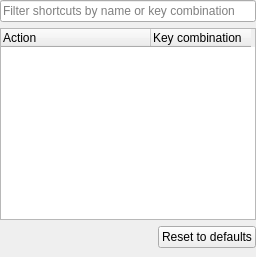
         <widget class="QWidget" name="shortcutsPage">
          <layout class="QVBoxLayout" name="verticalLayout_28">
           <property name="leftMargin">
            <number>0</number>
           </property>
           <property name="topMargin">
            <number>0</number>
           </property>
           <property name="rightMargin">
            <number>0</number>
           </property>
           <property name="bottomMargin">
            <number>0</number>
           </property>
           <item>
            <widget class="QLineEdit" name="shortcutsFilterEdit">
             <property name="placeholderText">
              <string>Filter shortcuts by name or key combination</string>
             </property>
            </widget>
           </item>
           <item>
            <widget class="QTreeWidget" name="shortcutsTable">
             <property name="focusPolicy">
              <enum>Qt::FocusPolicy::NoFocus</enum>
             </property>
             <property name="editTriggers">
              <set>QAbstractItemView::EditTrigger::NoEditTriggers</set>
             </property>
             <property name="showDropIndicator" stdset="0">
              <bool>false</bool>
             </property>
             <property name="alternatingRowColors">
              <bool>true</bool>
             </property>
             <property name="selectionMode">
              <enum>QAbstractItemView::SelectionMode::NoSelection</enum>
             </property>
             <property name="indentation">
              <number>0</number>
             </property>
             <property name="rootIsDecorated">
              <bool>false</bool>
             </property>
             <property name="wordWrap">
              <bool>true</bool>
             </property>
             <property name="expandsOnDoubleClick">
              <bool>false</bool>
             </property>
             <attribute name="headerMinimumSectionSize">
              <number>16</number>
             </attribute>
             <attribute name="headerDefaultSectionSize">
              <number>150</number>
             </attribute>
             <attribute name="headerStretchLastSection">
              <bool>false</bool>
             </attribute>
             <column>
              <property name="text">
               <string>Action</string>
              </property>
             </column>
             <column>
              <property name="text">
               <string>Key combination</string>
              </property>
             </column>
             <column>
              <property name="text">
               <string notr="true"/>
              </property>
             </column>
             <column>
              <property name="text">
               <string notr="true"/>
              </property>
             </column>
            </widget>
           </item>
           <item>
            <widget class="QWidget" name="shortuctsBottom" native="true">
             <layout class="QHBoxLayout" name="horizontalLayout_5">
              <property name="spacing">
               <number>0</number>
              </property>
              <property name="leftMargin">
               <number>0</number>
              </property>
              <property name="topMargin">
               <number>0</number>
              </property>
              <property name="rightMargin">
               <number>0</number>
              </property>
              <item alignment="Qt::AlignmentFlag::AlignRight">
               <widget class="QPushButton" name="shortcutsResetBtn">
                <property name="text">
                 <string>Reset to defaults</string>
                </property>
               </widget>
              </item>
             </layout>
            </widget>
           </item>
          </layout>
         </widget>
